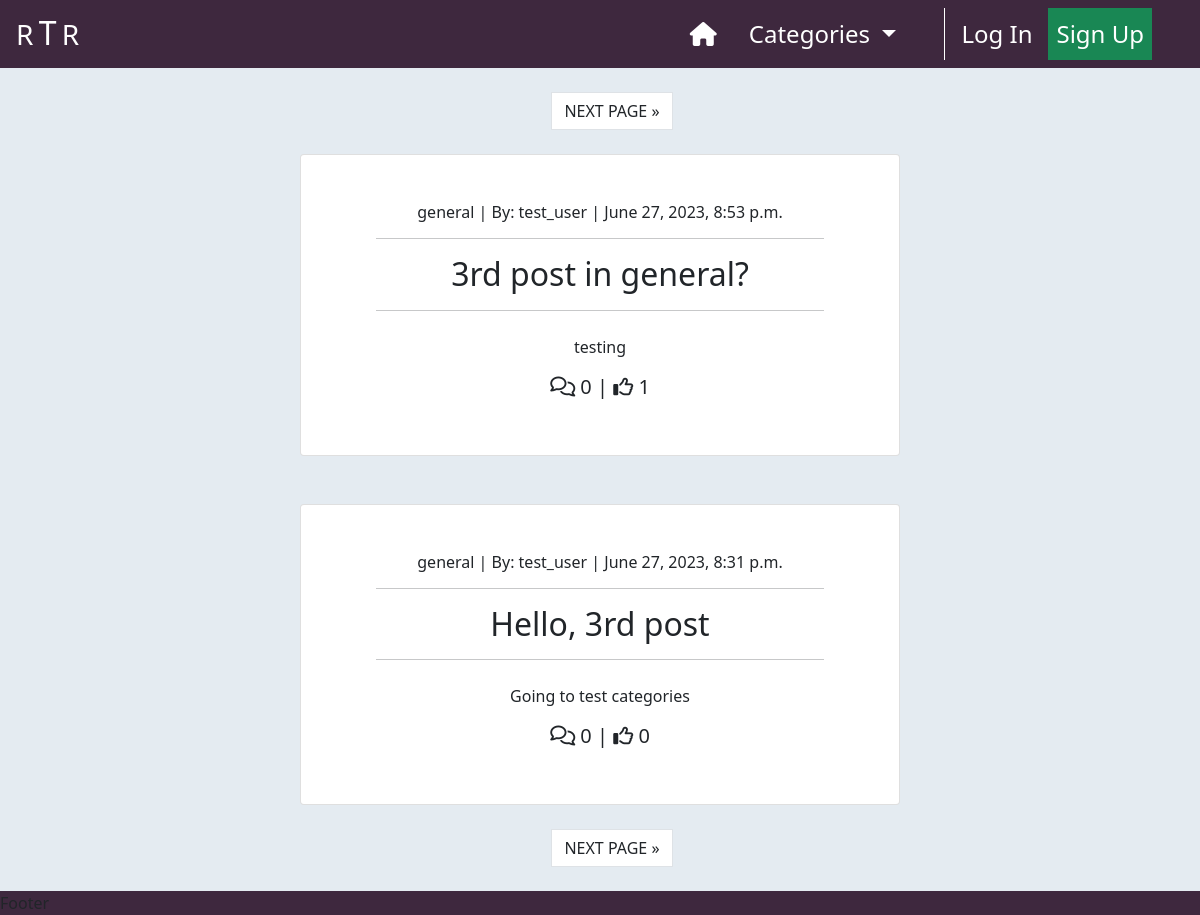
The app's page /, older data.
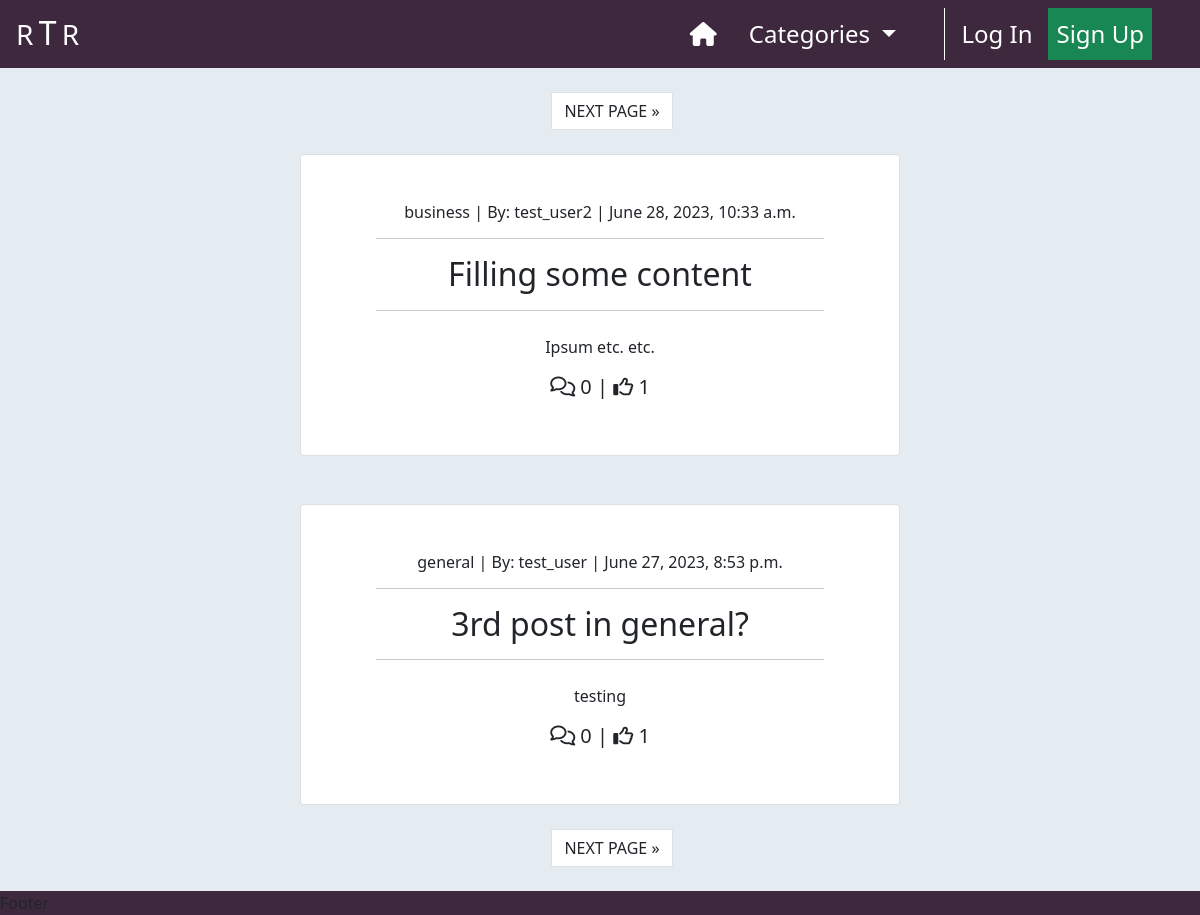
The same page, newer data.
### newssite/models.py (models this page shows, shortened)
class Post(models.Model):
    title = models.CharField(max_length=200, unique=True)
    slug = models.SlugField(
        max_length=200,
        unique=True,
        null=True,
        blank=True
    )
    author = models.ForeignKey(
        User,
        on_delete=models.CASCADE,
        related_name='posts'
    )
    is_edited = models.BooleanField(default=False)
    excerpt = models.TextField(max_length=300, null=True, blank=True)
    content = models.TextField()
    category = models.ForeignKey(
        Category,
        max_length=30,
        null=True,
        blank=True,
        on_delete=models.SET_NULL
    )
    featured_image = CloudinaryField('image', default='placeholder')
    created_on = models.DateTimeField(auto_now_add=True)
    status = models.IntegerField(choices=STATUS, default=1)
    likes = models.ManyToManyField(User, related_name='likes', blank=True)
    class Meta:
        ordering = ['-created_on']

class Category(models.Model):
    class Meta:
        verbose_name_plural = 'Categories'
    friendly_name = models.CharField(max_length=254)
    name = models.CharField(max_length=254, null=True, blank=True)
    def __str__(self):
        return self.name

### newssite/views.py (the view)
# urls.py: path('', views.PostList.as_view(), name="index"),
class PostList(ListView):
    model = Post
    ordering = ['-created_on']
    template_name = "newssite/index.html"
    paginate_by = 2
    def get_queryset(self):
        category = self.request.GET.get('category')
        if category is not None:
            return Post.objects.filter(
                    category=category
                   ).order_by('-created_on')
        else:
            return Post.objects.all().order_by('-created_on')
    def get_context_data(self, **kwargs):
        context = super().get_context_data(**kwargs)
        context["category"] = self.request.GET.get('category', None)
        return context

### newssite/context_processors.py (called while the page is built)
def categories(request):
    return {
        'categories': Category.objects.all()
    }

### newssite/templates/newssite/index.html (shortened to what this page needs)
{% extends "base.html" %}
{% load static %}
{% block content %}
    <div class="container-fluid p-0">
        {% if is_paginated %}
            <nav aria-label="Upper page navigation">
                <ul class="pagination justify-content-center mt-4">
                    {% if page_obj.has_next %}
                        <li>
                            <a href="?page={{ page_obj.next_page_number }}{% if category != None %}&category={{ category }}{% endif %}"
                               class="page-link text-dark ms-4">
                                NEXT PAGE &raquo;
                            </a>
                        </li>
                    {% endif %}
                </ul>
            </nav>
        {% endif %}
        <div class="row g-0">
            <div class="col-md-8 col-lg-6 offset-md-2 offset-lg-3 text-center">
                {% for post in post_list %}
                    <div class="card card-border {% if is_paginated and forloop.first %}
                                                    mt-2
                                                 {% else %}
                                                    mt-5
                                                {% endif %}
                                                ">
                        <a href="{% url 'post_detail' post.slug %}"
                            class="post-detail-link d-block my-5 text-dark text-decoration-none">
                            <h6>{{ post.category.name }} | By: {{ post.author | safe }}
                                <span class="post-date"> | {{ post.created_on }}</span>
                            </h6>
                            <hr class="w-75" style="margin-left: 12.5%;">
                            <h2 class="card-title">
                                {{ post.title }}
                            </h2>
                            <hr class="w-75" style="margin-left: 12.5%;">
                            {% if post.excerpt %}
                                <p class="mt-4 mx-2">{{ post.excerpt }}</p>
                            {% endif %}
                            <h5>
                                <span><i class="fa-regular fa-comments"></i> {{ post.comments.count }}</span> |
                                <span><i class="fa-regular fa-thumbs-up"></i> {{ post.likes.count }}</span>
                            </h5>
                        </a>
                    </div>
                {% endfor %}
                {% if is_paginated %}
                    <nav aria-label="Upper page navigation">
                        <ul class="pagination justify-content-center mt-4 mb-4">
                            {% if page_obj.has_next %}
                                <li>
                                    <a href="?page={{ page_obj.next_page_number }}{% if category != None %}&category={{ category }}{% endif %}"
                                       class="page-link text-dark ms-4">
                                        NEXT PAGE &raquo;
                                    </a>
                                </li>
                            {% endif %}
                        </ul>
                    </nav>
                {% endif %}
            </div>
        </div>
    </div>
{% endblock %}

### templates/base.html (shortened to what this page needs)
{% load static %}
<!DOCTYPE html>
<html class="h-100 w-100" lang="en">
    <head>
        {% block corecss %}
            <link rel="stylesheet"
                  href="https://cdnjs.cloudflare.com/ajax/libs/font-awesome/5.15.3/css/all.min.css"
            >
            <link href="https://cdn.jsdelivr.net/npm/bootstrap@5.0.1/dist/css/bootstrap.min.css"
                  rel="stylesheet"
            >
            <link rel="stylesheet"
                  href="{% static 'css/base.css' %}"
            >
        {% endblock %}
    </head>
    <body class="h-100 w-100 d-flex flex-column bg-alice">
        <nav class="navbar navbar-expand-lg navbar-dark bg-purple">
            <a class="navbar-brand ms-3" href="{% url 'index' %}">
                <span class="fs-3 text-white">R</span>
                <h2 class="d-inline text-white">T</h2>
                <span class="fs-3 text-white me-5">R</span>
            </a>
            <div class="collapse navbar-collapse" id="navbarNavDropdown">
              <ul class="navbar-nav ms-auto me-5">
                <li class="nav-item">
                  <a class="nav-link ms-2 me-2 text-white fs-4"
                     href="{% url 'index' %}">
                    <i class="fa-solid fa-house" style="color: #ffffff;"></i>
                  </a>
                </li>
                <li class="nav-item dropdown">
                  <a class="nav-link dropdown-toggle ms-2 me-2 text-white fs-4"
                     href="#"
                     id="categories-dropdown" data-bs-toggle="dropdown"
                     aria-haspopup="true" aria-expanded="false">
                    Categories
                  </a>
                </li>
                <li class="nav-item active">
                  <a class="nav-link ms-2 text-white fs-4 me-2" href="#">
                  </a>
                </li>
                {% if user.is_authenticated %}
                  <li class="nav-item">
                    <a class="nav-link ms-2 me-2 text-white fs-4"
                       href="{% url 'create_post' %}">
                      <i class="fa-sharp fa-solid fa-pen-nib" style="color: #ffffff;"></i>
                      Create Post
                    </a>
                  </li>
                  <li class="nav-item dropdown">
                    <a class="nav-link dropdown-toggle ms-2 text-white fs-4" href="#"
                       id="userDropDown" data-bs-toggle="dropdown"
                       aria-haspopup="true" aria-expanded="false">
                      <i class="fa-solid fa-user" style="color: #ffffff;"></i>
                      {{ user.username }}
                    </a>
                    <div class="dropdown-menu p-0 border-0 m-0 bg-purple" aria-labelledby="userDropDown">
                      <a class="dropdown-item bg-purple text-white fs-5" href="{% url 'profile' %}">
                        Profile
                      </a>
                      <a class="dropdown-item bg-purple text-white fs-5" href="">
                        User Settings
                      </a>
                      <a class="dropdown-item bg-purple text-white fs-5" href="{% url 'account_logout' %}">
                        Log Out
                      </a>
                    </div>
                  </li>
                {% else %}
                  <li class="nav-item ml-auto">
                    <a class="nav-link fs-4 ms-2 text-white"
                       href="{% url 'account_login' %}">
                       Log In
                    </a>
                  </li>
                  <li class="nav-item">
                    <a class="nav-link fs-4 ms-2 text-white btn-success"
                       href="{% url 'account_signup' %}">
                      Sign Up
                    </a>
                  </li>
                {% endif %}
              </ul>
            </div>
          </nav>
        {% block content %}
        {% endblock content %}
        <footer class="mt-auto w-100 bg-purple">
        </footer>
    </body>
</html>

### static/css/base.css (style rules this page uses)
.bg-alice { background-color: #E4EBF1; }
.bg-purple { background-color: #3E283E; }

Row changes from the older to the newer data that the page shows:
no longer on this page (row unchanged): Post: category.name "general", author "test_user", created_on "June 27, 2023, 8:31 p.m.", title "Hello, 3rd post", excerpt "Going to test categories", comments.count "0", likes.count "0"
added Post: category.name "business", author "test_user2", created_on "June 28, 2023, 10:33 a.m.", title "Filling some content", excerpt "Ipsum etc. etc.", comments.count "0", likes.count "1"
